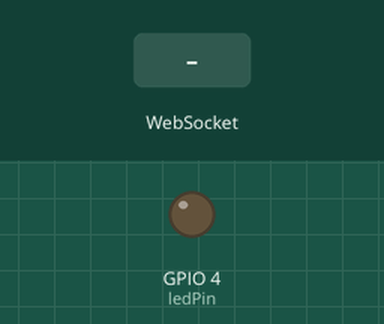
Recording of a sketch running on a simulated ESP32. Shown: output pins drawn as LEDs (lit = HIGH). The inputs (shaded band) are chosen by the test bench. WiFi joins after 1.5 s; servers stay silent unless stated; what the sketch prints to the serial monitor is not drawn.

Above: at 2.7 s.
2.8 s: WebSocket text "1" received
At 3.8 s:
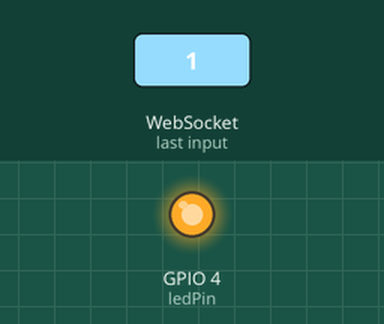
4.3 s: WebSocket text "2" received
At 5.0 s:
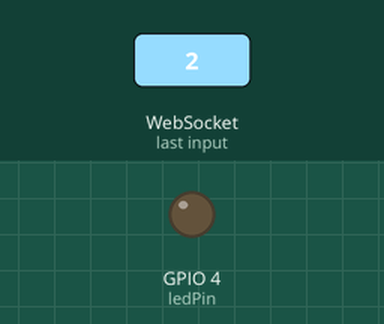
Timing chart, 0 to 7.3 s (numbered marks = the images above; inputs shaded):
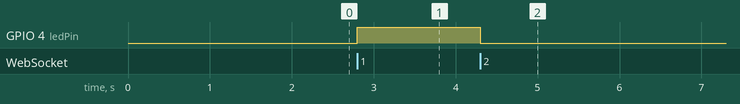

Measured:
- after the input at 2.8 s, GPIO 4 (ledPin): LOW → HIGH at once
- after the input at 4.3 s, GPIO 4 (ledPin): HIGH → LOW at once

The sketch:

websocket_2.ino
```cpp
#include <WiFi.h>
#include <WebSocketsServer.h>

const int ledPin = 4;

const char* ssid = "SK_WiFiGIGADCE8_2.4G";             // 연결할 Wi-Fi의 SSID
const char* password = "AWA27@7107";       // Wi-Fi의 비밀번호

WebSocketsServer webSocket = WebSocketsServer(80); // WebSocket 서버 포트: 80

void onWebSocketEvent(uint8_t num, WStype_t type, uint8_t * payload, size_t length) {
  switch (type) {
    case WStype_CONNECTED: // 클라이언트가 연결된 경우
      Serial.println("Client connected!");
      break;

    case WStype_TEXT:                   // 클라이언트가 메시지를 보낸 경우
      Serial.printf("Message from client: %s\n", payload);
      webSocket.sendTXT(num, payload);  // 클라이언트로 에코 메시지 전송

      if (strcmp((char*)payload, "1") == 0) {
        digitalWrite(ledPin, HIGH);     // LED 켜기
      }
      else if (strcmp((char*)payload, "2") == 0) {
        digitalWrite(ledPin, LOW);      // LED 끄기
      }
      break;

    default:
      break;
  }
}

void setup() {
  Serial.begin(115200);
  Serial.println("Connecting to Wi-Fi...");
  pinMode(ledPin, OUTPUT);
  WiFi.begin(ssid, password);
  while (WiFi.status() != WL_CONNECTED) {
    delay(500);
    Serial.print(".");
  }

  Serial.println("\nWi-Fi connected!");
  Serial.print("IP Address: ");
  Serial.println(WiFi.localIP());

  webSocket.begin();                 // WebSocket 서버 시작
  webSocket.onEvent(onWebSocketEvent); // WebSocket 이벤트 콜백 설정
}

void loop() {
  webSocket.loop(); // WebSocket 서버 동작
}
```
